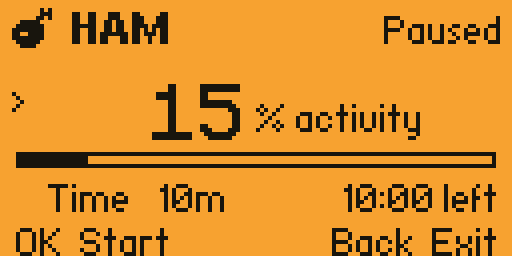
#> input picture docs/preview.png, 512 x 256 px
$ python prepare_screenshots.py
#> lines starting #> are read from the running program, lines starting #| are printed output that depends on the picture
"""Re-encode lossless device-capture previews for the catalog's HID exception."""
from pathlib import Path

from PIL import Image

ROOT = Path(__file__).resolve().parents[1]
OLD_BACKGROUND = (247, 162, 48)
OLD_FOREGROUND = (24, 21, 13)
CATALOG_BACKGROUND = (0, 0, 0)
CATALOG_FOREGROUND = (254, 138, 44)


def prepare(source: Path, target: Path) -> None:
    image = Image.open(source).convert("RGB")
#> image is the input picture: PIL image 512x256 RGB; mean R, G, B 217, 143, 43.3
    assert image.size == (512, 256), f"Unexpected resolution: {source}"
    colors = image.getcolors(maxcolors=3)
#> colors = [(113440, (247, 162, 48)), (17632, (24, 21, 13))]
    assert colors and {color for _, color in colors} == {OLD_BACKGROUND, OLD_FOREGROUND}, source
    # Recover the original 128x64 framebuffer exactly; reject interpolated pixels.
    frame = image.resize((128, 64), Image.Resampling.NEAREST)
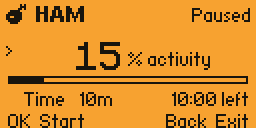
#> frame: PIL image 128x64 RGB (shown 2 times larger); mean R, G, B 217, 143, 43.3
    expanded = frame.resize((512, 256), Image.Resampling.NEAREST)
    assert expanded.tobytes() == image.tobytes(), "Source is not a lossless 4x capture"
    converted = Image.new("RGB", image.size)
#> converted: PIL image 512x256 RGB; every value is 0
    pixels = image.load()
    converted.putdata([
        CATALOG_FOREGROUND if pixels[x, y] == OLD_FOREGROUND else CATALOG_BACKGROUND
        for y in range(image.height) for x in range(image.width)
    ])
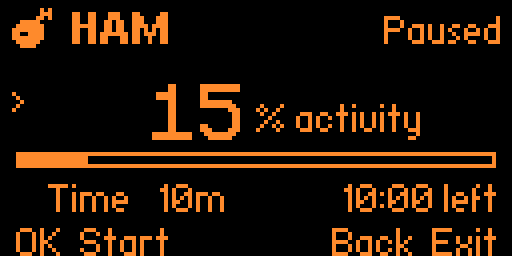
#> converted: PIL image 512x256 RGB; mean R, G, B 34.2, 18.6, 5.9
    target.parent.mkdir(parents=True, exist_ok=True)
    converted.save(target)
    saved = Image.open(target)
    assert saved.size == (512, 256)
    colors = saved.getcolors(maxcolors=3)
#> colors = [(17632, (254, 138, 44)), (113440, (0, 0, 0))]
    assert colors and {color for _, color in colors} == {CATALOG_BACKGROUND, CATALOG_FOREGROUND}
    print(f"Prepared {target.relative_to(ROOT)}")


if __name__ == "__main__":
    for source, name in [("preview.png", "paused.png"), ("preview-infinite.png", "infinite.png")]:
        prepare(ROOT / "docs" / source, ROOT / "ham/catalog/screenshots" / name)
#> pass 2 of the loop `for source, name in [("preview.png", "paused.png"), ("preview-infinite..`:
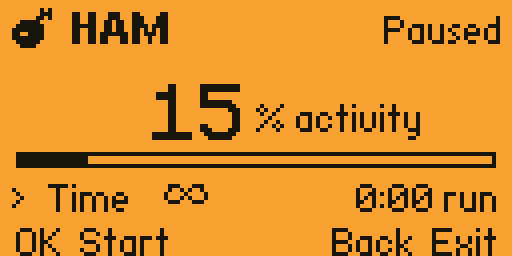
#> input picture docs/preview-infinite.png, 512 x 256 px
#> in prepare, image is the input picture: PIL image 512x256 RGB; mean R, G, B 218, 143.6, 43.4
#> in prepare (call 2), `colors = image.getcolors(maxcolors=3)`: colors = [(114000, (247, 162, 48)), (17072, (24, 21, 13))]
#> in prepare (call 2), `frame = image.resize((128, 64), Image.Resampling.NEAREST)`:
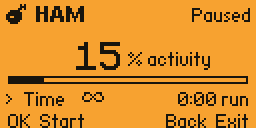
#> frame: PIL image 128x64 RGB (shown 2 times larger); mean R, G, B 218, 143.6, 43.4
#> in prepare (call 2), `converted.putdata([ CATALOG_FOREGROUND if pixels[x, y] == OLD_FOREGROU..`:
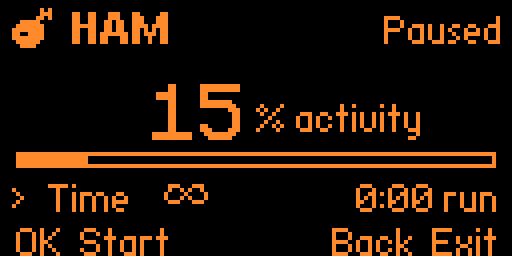
#> converted: PIL image 512x256 RGB; mean R, G, B 33.1, 18, 5.7
#> in prepare (call 2), `colors = saved.getcolors(maxcolors=3)`: colors = [(17072, (254, 138, 44)), (114000, (0, 0, 0))]
